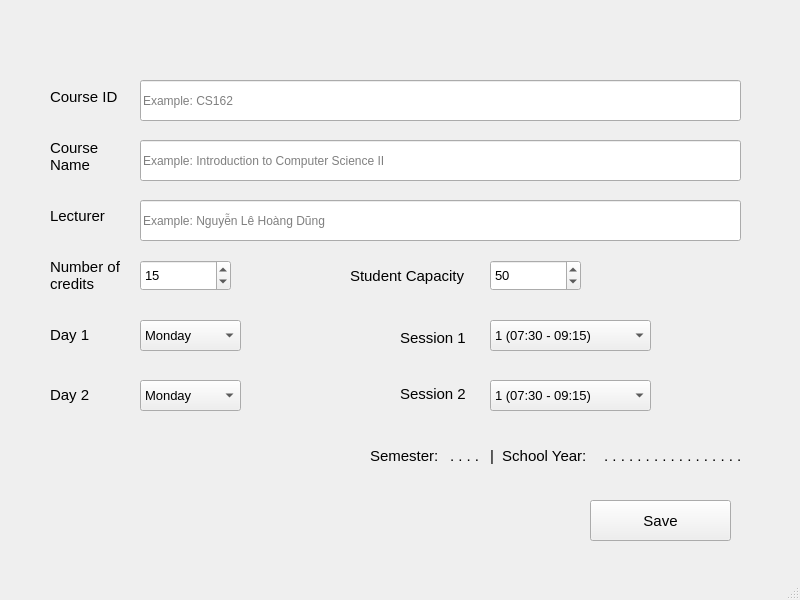
<?xml version="1.0" encoding="UTF-8"?>
<ui version="4.0">
 <class>AddNewCourse</class>
 <widget class="QMainWindow" name="AddNewCourse">
  <property name="geometry">
   <rect>
    <x>0</x>
    <y>0</y>
    <width>800</width>
    <height>600</height>
   </rect>
  </property>
  <property name="windowTitle">
   <string>MainWindow</string>
  </property>
  <widget class="QWidget" name="centralwidget">
   <widget class="QWidget" name="layoutWidget">
    <property name="geometry">
     <rect>
      <x>400</x>
      <y>310</y>
      <width>77</width>
      <height>111</height>
     </rect>
    </property>
    <property name="font">
     <font>
      <pointsize>11</pointsize>
     </font>
    </property>
    <layout class="QVBoxLayout" name="verticalLayout_2">
     <property name="spacing">
      <number>0</number>
     </property>
     <item>
      <widget class="QLabel" name="lblCourseID_9">
       <property name="font">
        <font>
         <pointsize>11</pointsize>
        </font>
       </property>
       <property name="text">
        <string>Session 1</string>
       </property>
      </widget>
     </item>
     <item>
      <widget class="QLabel" name="lblCourseID_10">
       <property name="font">
        <font>
         <pointsize>11</pointsize>
        </font>
       </property>
       <property name="text">
        <string>Session 2</string>
       </property>
      </widget>
     </item>
    </layout>
   </widget>
   <widget class="QLabel" name="lblSem">
    <property name="geometry">
     <rect>
      <x>450</x>
      <y>440</y>
      <width>31</width>
      <height>31</height>
     </rect>
    </property>
    <property name="font">
     <font>
      <pointsize>11</pointsize>
     </font>
    </property>
    <property name="text">
     <string>. . . . </string>
    </property>
   </widget>
   <widget class="QLabel" name="lblCourseID_12">
    <property name="geometry">
     <rect>
      <x>490</x>
      <y>440</y>
      <width>121</width>
      <height>31</height>
     </rect>
    </property>
    <property name="font">
     <font>
      <pointsize>11</pointsize>
     </font>
    </property>
    <property name="text">
     <string>|  School Year: </string>
    </property>
   </widget>
   <widget class="QLabel" name="lblCourseID_11">
    <property name="geometry">
     <rect>
      <x>370</x>
      <y>440</y>
      <width>81</width>
      <height>31</height>
     </rect>
    </property>
    <property name="font">
     <font>
      <pointsize>11</pointsize>
     </font>
    </property>
    <property name="text">
     <string>Semester: </string>
    </property>
   </widget>
   <widget class="QWidget" name="layoutWidget_3">
    <property name="geometry">
     <rect>
      <x>50</x>
      <y>70</y>
      <width>81</width>
      <height>351</height>
     </rect>
    </property>
    <property name="font">
     <font>
      <pointsize>11</pointsize>
     </font>
    </property>
    <layout class="QVBoxLayout" name="verticalLayout">
     <item>
      <widget class="QLabel" name="lblCourseID">
       <property name="font">
        <font>
         <pointsize>11</pointsize>
        </font>
       </property>
       <property name="text">
        <string>Course ID</string>
       </property>
      </widget>
     </item>
     <item>
      <widget class="QLabel" name="lblCourseID_2">
       <property name="font">
        <font>
         <pointsize>11</pointsize>
        </font>
       </property>
       <property name="text">
        <string>Course Name</string>
       </property>
       <property name="wordWrap">
        <bool>true</bool>
       </property>
      </widget>
     </item>
     <item>
      <widget class="QLabel" name="lblCourseID_3">
       <property name="font">
        <font>
         <pointsize>11</pointsize>
        </font>
       </property>
       <property name="text">
        <string>Lecturer</string>
       </property>
      </widget>
     </item>
     <item>
      <widget class="QLabel" name="lblCourseID_4">
       <property name="font">
        <font>
         <pointsize>11</pointsize>
        </font>
       </property>
       <property name="text">
        <string>Number of credits</string>
       </property>
       <property name="wordWrap">
        <bool>true</bool>
       </property>
      </widget>
     </item>
     <item>
      <widget class="QLabel" name="lblCourseID_7">
       <property name="font">
        <font>
         <pointsize>11</pointsize>
        </font>
       </property>
       <property name="text">
        <string>Day 1</string>
       </property>
      </widget>
     </item>
     <item>
      <widget class="QLabel" name="lblCourseID_8">
       <property name="font">
        <font>
         <pointsize>11</pointsize>
        </font>
       </property>
       <property name="text">
        <string>Day 2</string>
       </property>
      </widget>
     </item>
    </layout>
   </widget>
   <widget class="QComboBox" name="cbbxDay1">
    <property name="geometry">
     <rect>
      <x>140</x>
      <y>320</y>
      <width>101</width>
      <height>31</height>
     </rect>
    </property>
    <property name="font">
     <font>
      <pointsize>10</pointsize>
     </font>
    </property>
    <item>
     <property name="text">
      <string>Monday</string>
     </property>
    </item>
    <item>
     <property name="text">
      <string>Tuesday</string>
     </property>
    </item>
    <item>
     <property name="text">
      <string>Wednesday</string>
     </property>
    </item>
    <item>
     <property name="text">
      <string>Thursday</string>
     </property>
    </item>
    <item>
     <property name="text">
      <string>Friday</string>
     </property>
    </item>
    <item>
     <property name="text">
      <string>Saturday</string>
     </property>
    </item>
    <item>
     <property name="text">
      <string>Sunday</string>
     </property>
    </item>
   </widget>
   <widget class="QSpinBox" name="spbxCapacity">
    <property name="geometry">
     <rect>
      <x>490</x>
      <y>260</y>
      <width>91</width>
      <height>31</height>
     </rect>
    </property>
    <property name="font">
     <font>
      <pointsize>10</pointsize>
     </font>
    </property>
    <property name="value">
     <number>50</number>
    </property>
   </widget>
   <widget class="QLabel" name="lblCourseID_6">
    <property name="geometry">
     <rect>
      <x>350</x>
      <y>260</y>
      <width>141</width>
      <height>31</height>
     </rect>
    </property>
    <property name="font">
     <font>
      <pointsize>11</pointsize>
     </font>
    </property>
    <property name="text">
     <string>Student Capacity</string>
    </property>
    <property name="wordWrap">
     <bool>true</bool>
    </property>
   </widget>
   <widget class="QComboBox" name="cbbxSession1">
    <property name="geometry">
     <rect>
      <x>490</x>
      <y>320</y>
      <width>161</width>
      <height>31</height>
     </rect>
    </property>
    <property name="font">
     <font>
      <pointsize>10</pointsize>
     </font>
    </property>
    <item>
     <property name="text">
      <string>1 (07:30 - 09:15)</string>
     </property>
    </item>
    <item>
     <property name="text">
      <string>2 (09:30 - 11:15)</string>
     </property>
    </item>
    <item>
     <property name="text">
      <string>3 (13:30 - 15:15)</string>
     </property>
    </item>
    <item>
     <property name="text">
      <string>4 (15:30 - 17:15)</string>
     </property>
    </item>
   </widget>
   <widget class="QSpinBox" name="spbxCredits">
    <property name="geometry">
     <rect>
      <x>140</x>
      <y>260</y>
      <width>91</width>
      <height>31</height>
     </rect>
    </property>
    <property name="font">
     <font>
      <pointsize>10</pointsize>
     </font>
    </property>
    <property name="value">
     <number>15</number>
    </property>
   </widget>
   <widget class="QLabel" name="lblSchoolyear">
    <property name="geometry">
     <rect>
      <x>600</x>
      <y>440</y>
      <width>141</width>
      <height>31</height>
     </rect>
    </property>
    <property name="font">
     <font>
      <pointsize>11</pointsize>
     </font>
    </property>
    <property name="text">
     <string> . . . . . . . . . . . . . . . . .</string>
    </property>
   </widget>
   <widget class="QComboBox" name="cbbxDay2">
    <property name="geometry">
     <rect>
      <x>140</x>
      <y>380</y>
      <width>101</width>
      <height>31</height>
     </rect>
    </property>
    <property name="font">
     <font>
      <pointsize>10</pointsize>
     </font>
    </property>
    <item>
     <property name="text">
      <string>Monday</string>
     </property>
    </item>
    <item>
     <property name="text">
      <string>Tuesday</string>
     </property>
    </item>
    <item>
     <property name="text">
      <string>Wednesday</string>
     </property>
    </item>
    <item>
     <property name="text">
      <string>Thursday</string>
     </property>
    </item>
    <item>
     <property name="text">
      <string>Friday</string>
     </property>
    </item>
    <item>
     <property name="text">
      <string>Saturday</string>
     </property>
    </item>
    <item>
     <property name="text">
      <string>Sunday</string>
     </property>
    </item>
   </widget>
   <widget class="QComboBox" name="cbbxSession2">
    <property name="geometry">
     <rect>
      <x>490</x>
      <y>380</y>
      <width>161</width>
      <height>31</height>
     </rect>
    </property>
    <property name="font">
     <font>
      <pointsize>10</pointsize>
     </font>
    </property>
    <item>
     <property name="text">
      <string>1 (07:30 - 09:15)</string>
     </property>
    </item>
    <item>
     <property name="text">
      <string>2 (09:30 - 11:15)</string>
     </property>
    </item>
    <item>
     <property name="text">
      <string>3 (13:30 - 15:15)</string>
     </property>
    </item>
    <item>
     <property name="text">
      <string>4 (15:30 - 17:15)</string>
     </property>
    </item>
   </widget>
   <widget class="QPushButton" name="btnSave">
    <property name="geometry">
     <rect>
      <x>590</x>
      <y>500</y>
      <width>141</width>
      <height>41</height>
     </rect>
    </property>
    <property name="font">
     <font>
      <pointsize>11</pointsize>
     </font>
    </property>
    <property name="text">
     <string>Save</string>
    </property>
   </widget>
   <widget class="QLineEdit" name="lnedCourseID">
    <property name="geometry">
     <rect>
      <x>140</x>
      <y>80</y>
      <width>601</width>
      <height>41</height>
     </rect>
    </property>
    <property name="text">
     <string/>
    </property>
    <property name="placeholderText">
     <string>Example: CS162</string>
    </property>
   </widget>
   <widget class="QLineEdit" name="lnedCourseName">
    <property name="geometry">
     <rect>
      <x>140</x>
      <y>140</y>
      <width>601</width>
      <height>41</height>
     </rect>
    </property>
    <property name="whatsThis">
     <string/>
    </property>
    <property name="inputMask">
     <string/>
    </property>
    <property name="text">
     <string/>
    </property>
    <property name="placeholderText">
     <string>Example: Introduction to Computer Science II</string>
    </property>
   </widget>
   <widget class="QLineEdit" name="lnedLecturer">
    <property name="geometry">
     <rect>
      <x>140</x>
      <y>200</y>
      <width>601</width>
      <height>41</height>
     </rect>
    </property>
    <property name="whatsThis">
     <string/>
    </property>
    <property name="inputMask">
     <string/>
    </property>
    <property name="text">
     <string/>
    </property>
    <property name="placeholderText">
     <string>Example: Nguyễn Lê Hoàng Dũng</string>
    </property>
   </widget>
  </widget>
  <widget class="QMenuBar" name="menubar">
   <property name="geometry">
    <rect>
     <x>0</x>
     <y>0</y>
     <width>800</width>
     <height>25</height>
    </rect>
   </property>
  </widget>
  <widget class="QStatusBar" name="statusbar"/>
 </widget>
 <resources/>
 <connections/>
</ui>
